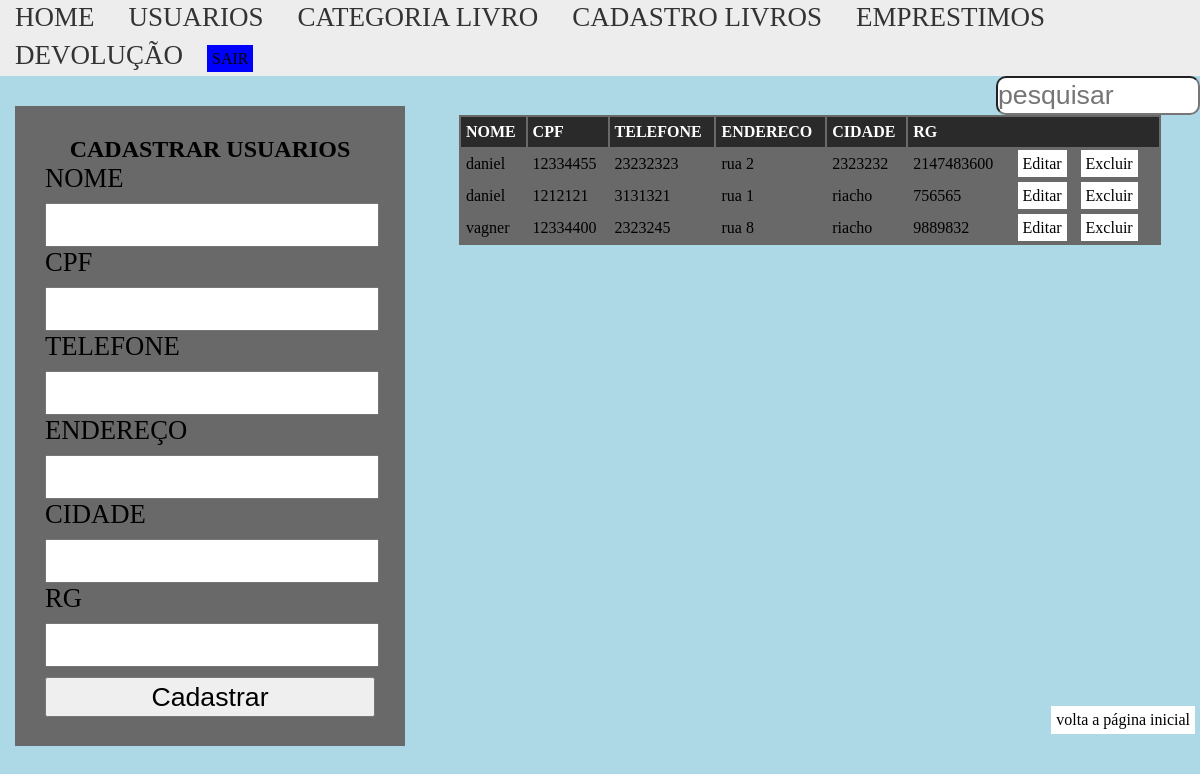
The page /Usuarios_ext.php (signed in) on the database its author committed.
### tables this page shows
CREATE TABLE `usu` (
  `id` int(11) NOT NULL,
  `nome` varchar(45) NOT NULL,
  `cpf` varchar(45) NOT NULL,
  `telefone` varchar(45) NOT NULL,
  `endereco` varchar(45) NOT NULL,
  `cidade` varchar(45) NOT NULL,
  `rg` int(45) NOT NULL
);

### classes/Usu.php (called while the page is built, shortened)
<?php
class Usu{
	private $pdo;
  public function __construct($dbname, $host, $user, $password)
  {
  	try
  	{
    $this->pdo = new PDO("mysql:dbname=".$dbname.";host=".$host,$user,$password	);
  	}
  	catch(PDOException $e){
     echo "Erro com banco de dados:".$e->getMessage();
  	}
  	catch(Exception $e){
    echo "Erro genérico:".$e->getMessage();
  	}
  }
   public function buscarDados()
   {
   	$cmd = $this->pdo->query("SELECT * FROM usu ORDER BY nome");
   	$res = $cmd->fetchAll(PDO::FETCH_ASSOC);
   	return $res;
   }
}
?>

### Usuarios_ext.php (the view, shortened to what this page needs)
<?php
require_once 'classes/Usu.php';
$p = new Usu("sistemalogin","localhost","root","");
?>
<!DOCTYPE html>
<html>
<head>
	<link rel="stylesheet" type="text/css" href="CSS/usuario_estilo.css">
	 <link rel="stylesheet" type="text/css" href="CSS/Homes.css">
</head>
<body>
	<nav id="menu">
    <ul>
        <li><a href="home.php">HOME</a></li>
        <li><a href="Usuarios_ext.php">USUARIOS</a></li>
        <li><a href="categoria_Livro.php">CATEGORIA LIVRO</a></li>
        <li><a href="areaPrivada.php">CADASTRO LIVROS</a></li>
        <li><a href="emprestimoExterno.php">EMPRESTIMOS</a></li>
        <li><a href="Devolucao.php">DEVOLUÇÃO</a></li>
<a href="sair.php" style="text-align: right;background-color: blue;"> SAIR </a>
    </ul>
</nav>
	<section id="esquerda">
		<form method="POST">
			<h2>CADASTRAR USUARIOS</h2>
			<label for="nome">NOME</label>
			<input type="text" name="nome" id="nome" value="<?php if(isset($res)){echo $res['nome'];}?>">
			<label for="cpf">CPF</label>
			<input type="text" name="cpf" id="cpf" value="<?php if(isset($res)){echo $res['cpf'];}?>">
			<label for="telefone">TELEFONE</label>
			<input type="text" name="telefone" id="telefone" value="<?php if(isset($res)){echo $res['telefone'];}?>">
			<label for="endereco">ENDEREÇO</label>
			<input type="text" name="endereco" id="endereco" value="<?php if(isset($res)){echo $res['endereco'];}?>">
			<label for="cidade">CIDADE</label>
			<input type="text" name="cidade" id="cidade" value="<?php if(isset($res)){echo $res['cidade'];}?>">
			<label for="rg">RG</label>
			<input type="int" name="rg" id="rg" value="<?php if(isset($res)){echo $res['rg'];}?>">
			<input type="submit"
			value="<?php if(isset($res)){echo "Atualizar";}else{echo "Cadastrar";}?>">
		</form>
	</section>
	<section id="direita">
		<input type="text" name="" id="pesquisar" placeholder="pesquisar" style="float: right;">
		<table>
			<tr id="titulo">
				<td>NOME</td>
				<td>CPF</td>
				<td>TELEFONE</td>
				<td>ENDERECO</td>
				<td>CIDADE</td>
				<td colspan="2">RG</td>
			</tr>
		<?php
		$dados = $p->buscarDados();
		if(count($dados) > 0)
		{
             for ($i=0; $i < count($dados); $i++)
             {
             	echo "<tr>";
             foreach ($dados[$i] as $k => $v)
             {
             	if($k != "id")
             	{
                    echo "<td>".$v."</td>";
             	}
              }
              ?>
              <td>
              	<a href="Usuarios_ext.php?id_up=<?php echo $dados[$i]['id'];?>">Editar</a>
              	<a href="Usuarios_ext.php?id=<?php echo $dados[$i]['id'];?>">Excluir</a>
              </td>
              <?php
              echo "</tr>";
            }
		   }else{
		   	echo "Ainda não há pessoa cadastradas";
		   }
		?>
		</table>
	</section>
</body>
</html>
<a href="home.php" id="voltar">volta a página inicial</a>

### CSS/Usuario_estilo.css (style rules this page uses)
*, { padding: 0px; margin: 0px; font-family: arial; }
body { background-color: lightblue; }
label,input { display: block; line-height: 30px; height: 40px; outline: none; font-size: 20pt; width: 100%; }
form { width: 330px; background-color: rgba(105,105,105); padding: 30px; margin: 30px auto; height: 580px; }
input[type="submit"] { margin-top: 10px; cursor: pointer; }
#esquerda { width: 35%; height: 640px; float: left; }
#direita { width: 65%; height: 630px; float: left; }
table { background-color: rgba(105,105,105); width: 90%; margin:30px auto; }
tr { line-height: 30px; }
tr#titulo { font-weight: bold; background-color: rgba(0,0,0,.6); color: white; }
td { padding: 0px 5px; }
a { background-color: white; color: black; padding: 5px; margin: 0px 5px; text-decoration: none; }
h2 { text-align: center; }
#pesquisar { width: 200px; float: right; border-radius: 10px; height: 35px; }
#voltar { float: right; }

### CSS/Homes.css (style rules this page uses)
* { margin: 0; padding: 0; }
#menu ul { padding:0px; margin:0px; background-color:#EDEDED; list-style:none; }
#menu ul li { font-size: 27px; display: inline; }
#menu ul li a { padding: 2px 10px; display: inline-block; background-color:#EDEDED; color: #333; text-decoration: none; border-bottom:3px solid #EDEDED; }

### rows shown on the page
usu: nome "daniel", cpf "12334455", telefone "23232323", endereco "rua 2", cidade "2323232", rg "2147483600"
usu: nome "daniel", cpf "1212121", telefone "3131321", endereco "rua 1", cidade "riacho", rg "756565"
usu: nome "vagner", cpf "12334400", telefone "2323245", endereco "rua 8", cidade "riacho", rg "9889832"
